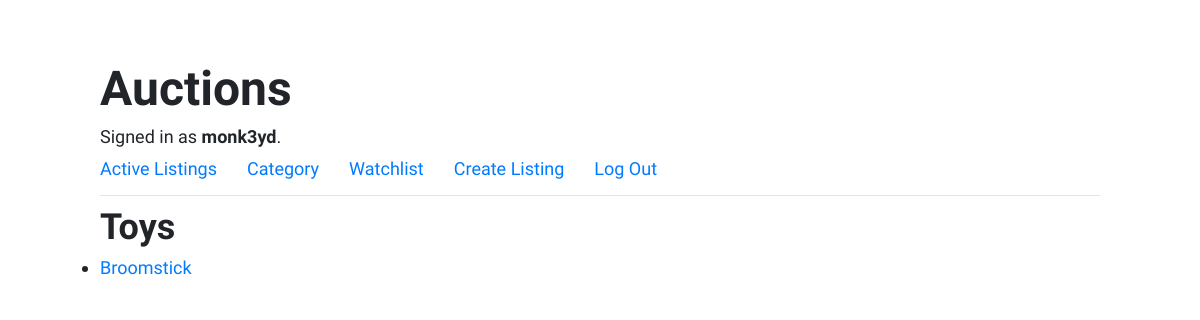
The app's page /categories/Toys (signed in) with its own data.
### auctions/models.py (models this page shows)
class User(AbstractUser):
    pass

class ListingItem(models.Model):
    title = models.CharField(max_length=50)
    description = models.CharField(max_length=250)
    starting_bid = models.FloatField()
    img_url = models.URLField(blank=True)  # models.ImageField()
    category = models.CharField(max_length=50, choices=category_choices)
    starting_date = models.DateTimeField(auto_now=True)
    author = models.ForeignKey(
        settings.AUTH_USER_MODEL,
        on_delete=models.CASCADE,
    )  # ForeigKey to User.
    is_active = models.BooleanField(default=True)
    in_watchlist = models.BooleanField(default=False)
    highest_bid = models.FloatField(default=0)
    highest_bid_user = models.CharField(max_length=50, blank=True, null=True)
    def __str__(self):
        return f"{self.title}"

### auctions/views.py (the view)
# urls.py: path("categories/<str:category_name>", views.category, name="category"),
def category(request, category_name):
    category_items = ListingItem.objects.filter(category=category_name)
    print(category_items)
    return render(request, "auctions/category.html", {
        "category_items":  category_items,
        "category_name": category_name
    })

### auctions/templates/auctions/category.html (shortened to what this page needs)
{% extends 'auctions/layout.html' %}
{% block body %}
    <h2>{{ category_name }}</h2>
    <ul>
      {% for item in category_items %}
        <li><a href="{% url 'item' item.id %}">{{ item }}</a></li>
      {% endfor %}
    </ul>
{% endblock %}

### auctions/templates/auctions/layout.html (shortened to what this page needs)
<!DOCTYPE html>
{% load static %}
<html lang="en">
    <head>
        <link rel="stylesheet" href="https://stackpath.bootstrapcdn.com/bootstrap/4.4.1/css/bootstrap.min.css">
        <link href="{% static 'auctions/style.css' %}" rel="stylesheet">
    </head>
    <body>
        <h1>Auctions</h1>
        <div>
            {% if user.is_authenticated %}
                Signed in as <strong>{{ user.username }}</strong>.
            {% else %}
                Not signed in.
            {% endif %}
        </div>
        <ul class="nav">
            <li class="nav-item">
                <a class="nav-link" href="{% url 'index' %}">Active Listings</a>
            </li>
            <li class="nav-item">
                <a class="nav-link" href="{% url 'categories' %}">Category</a>
            </li>
            {% if user.is_authenticated %}
                <li class="nav-item">
                    <a class="nav-link" href="{% url 'watchlist' %}">Watchlist</a>
                </li>
                <li class="nav-item">
                    <a class="nav-link" href="{% url 'create' %}">Create Listing</a>
                </li>
                <li class="nav-item">
                    <a class="nav-link" href="{% url 'logout' %}">Log Out</a>
                </li>
            {% endif %}
        </ul>
        <hr>
        {% block body %}
        {% endblock %}
    </body>
</html>

### auctions/static/auctions/style.css (style rules this page uses)
* { box-sizing: border-box; margin: 0; padding: 0; }
html { font-size: 62.5%; }
body { font-size: 1.8rem; font-family: 'Raleway', 'Trebuchet MS', 'Lucida Sans Unicode', 'Lucida Grande', 'Lucida Sans', Arial, sans-serif; padding: 6rem 10rem; }
h1 { font-size: 4.8rem; font-weight: 800; }
h2 { font-size: 3.6rem; font-weight: 600; }
.nav-link { padding: 0.5rem 3rem 0.3rem 0; }

### records on screen
User: username "monk3yd"
ListingItem: category "Toys", title "Broomstick"
